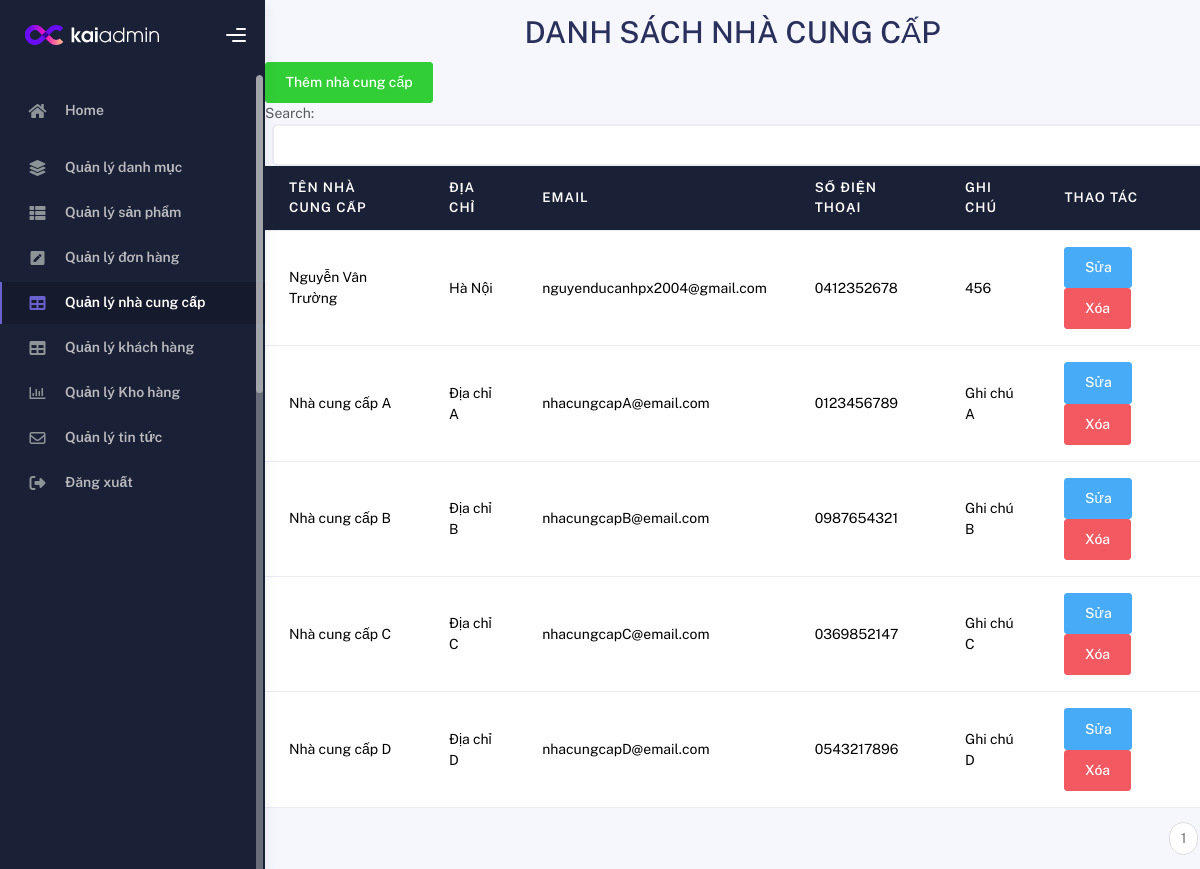
Screenshot of /Admin/Quanlynhacungcap/hienthi.php (signed in) with the database file from the repository.
### tables this page shows
CREATE TABLE `nhacungcap` (
  `maNhaCungCap` int(20) NOT NULL,
  `tenNhaCungCap` varchar(255) NOT NULL,
  `diaChi` varchar(250) NOT NULL,
  `email` varchar(30) NOT NULL,
  `soDienThoai` varchar(10) NOT NULL,
  `ghiChu` varchar(255) DEFAULT NULL
);

### Admin/Quanlynhacungcap/hienthi.php (the view, shortened to what this page needs)
<!DOCTYPE html>
<html lang="en">
<head>
    <link rel="stylesheet" href="https://cdnjs.cloudflare.com/ajax/libs/font-awesome/6.5.2/css/all.min.css">
    <link rel="stylesheet" href="//cdnjs.cloudflare.com/ajax/libs/morris.js/0.5.1/morris.css">
    <link rel="stylesheet" href="/Demo/Admin/assets1/main.css">
    <link rel="stylesheet" href="/Demo/Admin/assets/css/bootstrap.min.css" />
    <link rel="stylesheet" href="/Demo/Admin/assets/css/plugins.min.css" />
    <link rel="stylesheet" href="/Demo/Admin/assets/css/kaiadmin.min.css" />
    <link rel="stylesheet" href="/Demo/Admin/assets/css/demo.css" />
</head>
<div class="sidebar" data-background-color="dark">
    <div class="sidebar-logo">
        <div class="logo-header" data-background-color="dark">
            <a href="/Demo/Admin/trangchu.php" class="logo">
                <img src="/Demo/Admin/assets/img/kaiadmin/logo_light.svg" alt="navbar brand" class="navbar-brand" height="20">
            </a>
            <div class="nav-toggle">
                <button class="btn btn-toggle toggle-sidebar">
                    <i class="gg-menu-right"></i>
                </button>
            </div>
        </div>
    </div>
    <div class="scroll-wrapper sidebar-wrapper scrollbar scrollbar-inner" style="position: relative;">
        <div class="sidebar-wrapper scrollbar scrollbar-inner scroll-content scroll-scrolly_visible" style="height: auto; margin-bottom: 0px; margin-right: 0px; max-height: 427px;">
            <div class="sidebar-content">
                <ul class="nav nav-secondary">
                    <li class="nav-item">
                        <a href="/Demo/Admin/trangchu.php" class="collapsed" aria-expanded="false">
                            <i class="fas fa-home"></i>
                            <p>Home</p>
                        </a>
                    </li>
                    <li class="nav-item">
                        <a href="/Demo/Admin/Quanlydanhmuc/hienthi.php">
                            <i class="fas fa-layer-group"></i>
                            <p>Quản lý danh mục</p>
                        </a>
                    </li>
                    <li class="nav-item">
                        <a href="/Demo/Admin/Quanlysanpham/hienthi.php">
                            <i class="fas fa-th-list"></i>
                            <p>Quản lý sản phẩm</p>
                        </a>
                    </li>
                    <li class="nav-item">
                        <a href="/Demo/Admin/Quanlydonhang/hienthi.php">
                            <i class="fas fa-pen-square"></i>
                            <p>Quản lý đơn hàng</p>
                        </a>
                    </li>
                    <li class="nav-item active">
                        <a href="/Demo/Admin/Quanlynhacungcap/hienthi.php">
                            <i class="fas fa-table"></i>
                            <p>Quản lý nhà cung cấp</p>
                        </a>
                    </li>
                    <li class="nav-item">
                        <a href="/Demo/Admin/Quanlykhachhang/hienthi.php">
                            <i class="fas fa-table"></i>
                            <p>Quản lý khách hàng</p>
                        </a>
                    </li>
                    <li class="nav-item">
                        <a href="/Demo/Admin/Quanlykhohang/Khohang.php">
                            <i class="far fa-chart-bar"></i>
                            <p>Quản lý Kho hàng</p>
                        </a>
                    </li>
                    <li class="nav-item">
                        <a href="/Demo/Admin/Quanlytintuc/news.php">
                            <i class="fa-regular fa-envelope"></i>
                            <p>Quản lý tin tức</p>
                        </a>
                    </li>
                    <li class="nav-item">
                        <a href="/Demo/Admin/logout.php">
                            <i class="fa-solid fa-right-from-bracket"></i>
                            <p>Đăng xuất</p>
                        </a>
                    </li>
                </ul>
            </div>
        </div>
        <div class="scroll-element scroll-y scroll-scrolly_visible">
            <div class="scroll-element_outer">
                <div class="scroll-element_size"></div>
                <div class="scroll-element_track"></div>
                <div class="scroll-bar" style="height: 318px; top: 0px;"></div>
            </div>
        </div>
    </div>
</div>
<div class="main-panel">
    <?php
    include 'ketnoi.php';
    $sql_layncc = "SELECT COUNT(*) as total FROM nhacungcap";
    $result = mysqli_query($conn, $sql_layncc);
    $row = mysqli_fetch_assoc($result);
    $total_records = $row['total'];
    $page_hientai = isset($_GET['trang']) ? $_GET['trang'] : 1;
    $item_page = 6;
    $sotrang = ceil($total_records / $item_page);
    $start = ($page_hientai - 1) * $item_page;
    ?>
    <div class="container" style="margin-top: 10px">
        <h1 align="Center">DANH SÁCH NHÀ CUNG CẤP</h1>
        <a href="themnhacungcap.php" class="btn btn-success"> Thêm nhà cung cấp</a>
        <div class="text-muted">
            Search:
            <div class="d-search">
                <input type="text" id="search" class="ms-2 form-control" aria-label="Search invoice">
            </div>
        </div>
        <table class="table">
            <thead class="thead-dark">
                <tr>
                    <th>Tên nhà cung cấp</th>
                    <th>Địa chỉ</th>
                    <th>Email</th>
                    <th>Số điện thoại</th>
                    <th>Ghi chú</th>
                    <th>Thao tác</th>
                </tr>
            </thead>
            <tbody id="body_table">
                <?php
                require_once 'ketnoi.php';
                $sql = "SELECT *FROM nhacungcap order by tenNhaCungCap, diaChi, email, soDienThoai, ghiChu LIMIT $start, $item_page";
                $resul = mysqli_query($conn, $sql);
                while ($row = mysqli_fetch_array($resul)) {
                ?>
                    <tr>
                        <td><?php echo $row['tenNhaCungCap']; ?></td>
                        <td><?php echo $row['diaChi']; ?></td>
                        <td><?php echo $row['email']; ?></td>
                        <td><?php echo $row['soDienThoai']; ?></td>
                        <td><?php echo $row['ghiChu']; ?></td>
                        <td> <a href="suanhacungcap.php?id=<?php echo $row['maNhaCungCap']; ?>" class="btn btn-info">Sửa</a>
                            <a onclick="return confirm('Bạn có muốn xóa nhà cung cấp này không');" href="xoanhacungcap.php?id=<?php echo $row['maNhaCungCap']; ?>" class="btn btn-danger">Xóa</a>
                        </td>
                    </tr>
                <?php
                }
                ?>
            </tbody>
        </table>
        <ul class="pagination justify-content-end">
            <?php
            for ($i = 1; $i <= $sotrang; $i++) {
                echo "<li class='page-item'><a class='page-link'
                    href='?trang=$i'>$i</a></li>";
            }
            ?>
        </ul>
    </div>
</div>
</body>
</html>

### rows the page displays
nhacungcap: tenNhaCungCap "Nguyễn Vân Trường", diaChi "Hà Nội", email "nguyenducanhpx2004@gmail.com", soDienThoai "0412352678", ghiChu "456"
nhacungcap: tenNhaCungCap "Nhà cung cấp A", diaChi "Địa chỉ A", email "nhacungcapA@email.com", soDienThoai "0123456789", ghiChu "Ghi chú A"
nhacungcap: tenNhaCungCap "Nhà cung cấp B", diaChi "Địa chỉ B", email "nhacungcapB@email.com", soDienThoai "0987654321", ghiChu "Ghi chú B"
nhacungcap: tenNhaCungCap "Nhà cung cấp C", diaChi "Địa chỉ C", email "nhacungcapC@email.com", soDienThoai "0369852147", ghiChu "Ghi chú C"
nhacungcap: tenNhaCungCap "Nhà cung cấp D", diaChi "Địa chỉ D", email "nhacungcapD@email.com", soDienThoai "0543217896", ghiChu "Ghi chú D"
